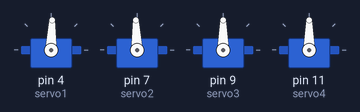
Recording of a sketch running on a simulated Arduino Uno, built with avr-gcc and run on an emulated ATmega328P. On the bench: 4 × servo.

Above: at 2.05 s.
At 2.9 s:
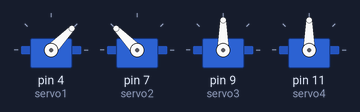
At 3.8 s:
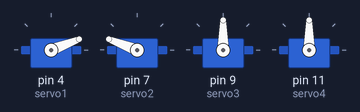
At 5.55 s:
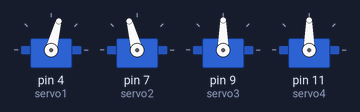
Timing chart, 0 to 8.3 s (numbered marks = the images above):
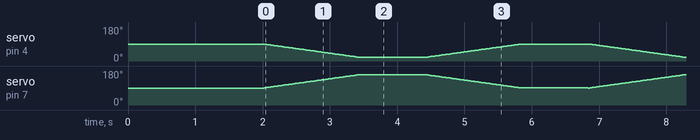

The sketch:

_180deg_splits.ino
```cpp
#include <Servo.h>

Servo servo1;
Servo servo2;
Servo servo3;
Servo servo4;

int pos1 = 0;
int pos2 = 0;

void setup()
{
  servo1.attach(4);
  servo2.attach(7);
  servo3.attach(9);
  servo4.attach(11);

  servo1.write(90);
  servo2.write(90);
  servo3.write(90);
  servo4.write(90);
  delay(2000);  //Stay in Lock Position for 2 Sec
}

void loop()
{
  for(pos1 = 90, pos2 = 90; pos1 > 20, pos2 < 160; pos1--, pos2++)
  {
    servo1.write(pos1);
    servo2.write(pos2);
    servo3.write(90);
    servo4.write(90);
    delay(20);
  }

  delay(1000);

  for(pos1 = 20, pos2 = 160; pos1 < 90, pos2 > 90; pos1++, pos2--)
  {
    servo1.write(pos1);
    servo2.write(pos2);
    servo3.write(90);
    servo4.write(90);
    delay(20);
  }

  delay(1000);
}
```
